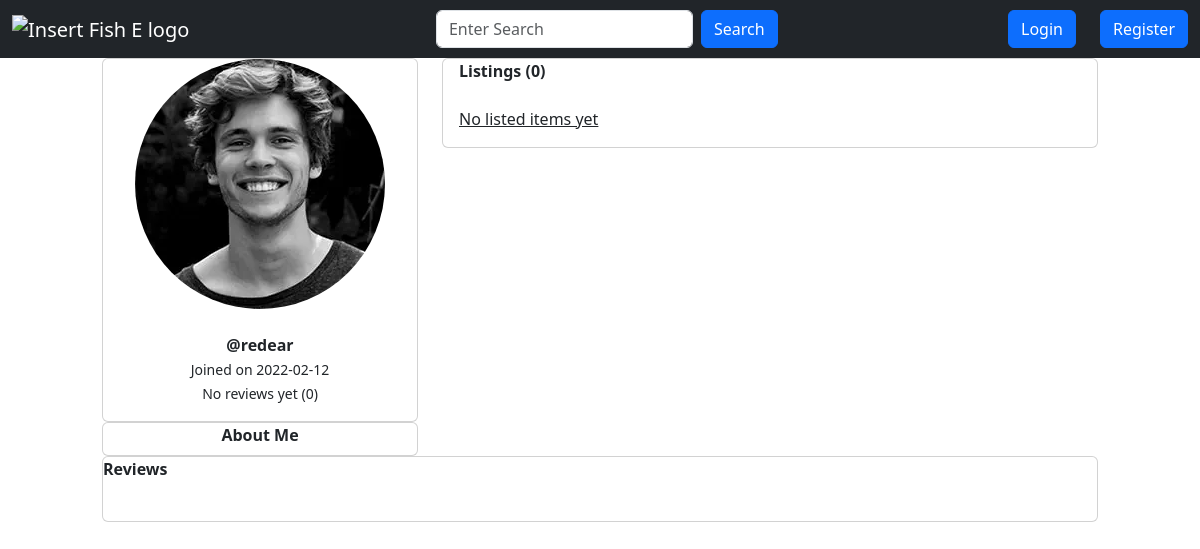
/profile/2, run on an earlier commit of the app's database.
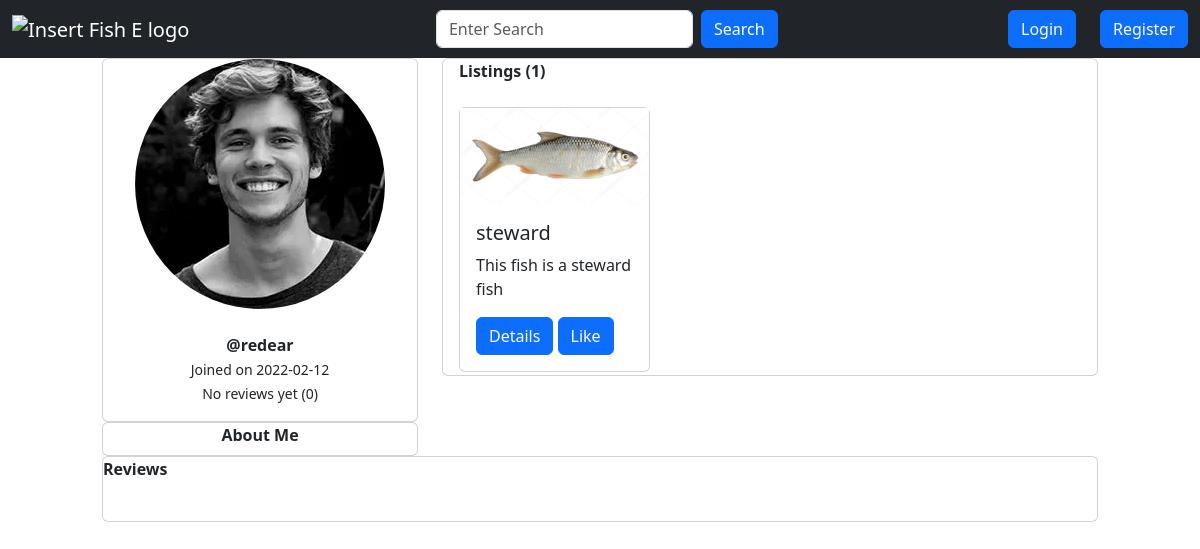
And on a later commit of the database.
### app.py (models this page shows, shortened)
class Item(db.Model):
    __searchable__ = ["name", "description"]
    id = db.Column(db.Integer, primary_key=True)
    user_id = db.Column(db.Integer, db.ForeignKey("user.id"), nullable=False)
    name = db.Column(db.String(100), nullable=False)
    description = db.Column(db.String(500), nullable=False)
    category = db.Column(db.String(20), nullable=True)
    base_price = db.Column(db.Float, nullable=False)
    image_file = db.Column(db.String(200), nullable=False, default="default.jpg")
    date_posted = db.Column(db.DateTime, nullable=False, default=datetime.utcnow)
    likes = db.relationship("ItemLike", backref="item", lazy=True)
    status = db.Column(
        db.String(10), nullable=False, default="available"
    )  # "available" or "sold"

### app.py (the view, shortened to what this page needs)
@app.route("/profile/<int:user_id>", methods=["GET", "POST"])
def render_profile(user_id):
    user = User.query.filter_by(id=user_id).first()
    search_form = SearchForm()
    pfp_form = ProfilePictureForm()
    username_form = UsernameForm()
    description_form = DescriptionForm()
    L_items = Item.query.filter_by(id=user.id, status="available").all()
    len_of_L_items = len(L_items)
    reviews = user.reviewed
    review_authors = [
        User.query.filter_by(id=review.user_id).first() for review in reviews
    ]
    reviews = list(zip(review_authors, reviews))
    if username_form.validate_on_submit():
        current_user.username = username_form.username.data
        db.session.commit()
        return redirect(url_for("render_profile"))
    if description_form.validate_on_submit():
        current_user.description = description_form.description.data
        db.session.commit()
        return redirect(url_for("render_profile"))
    return render_template(
        "profile.html",
        search_form=search_form,
        L_items=L_items,
        pfp_form=pfp_form,
        username_form=username_form,
        description_form=description_form,
        len_of_L_items=len_of_L_items,
        reviews=reviews,
        user=user,
    )

### app.py
class SearchForm(FlaskForm):
    search = StringField(
        validators=[DataRequired()], render_kw={"placeholder": "Enter Search"}
    )
    submit = SubmitField("Search")

class ProfilePictureForm(FlaskForm):
    image_file = FileField(
        "New Profile Picture",
        validators=[FileRequired(), FileAllowed(["jpg", "png"], "Images Only")],
    )
    apply = SubmitField("Apply")

### app.py (called while the page is built)
    @property
    def ratings(self):
        return len(self.reviewed)

    @property
    def rating(self):
        total = 0
        reviews = self.reviewed
        if reviews:
            for review in reviews:
                total += review.rating
            average = total / len(self.reviewed)
            return "{:.1f}".format(average)
        return "No reviews yet"

### templates/profile.html (shortened to what this page needs)
{% from 'bootstrap5/form.html' import render_field %}
{% from 'macros/item_card.html' import item_card %}
{% from 'macros/navbar.html' import navbar %}
{% from 'macros/review_card.html' import review_card %}
{% extends 'base.html' %}
{% block content %}
{{ navbar(search_form, current_user) }}
<div class="container">
    <div class="row mx-5">
        <div class="col-md-4">
            <div class="row">
                <div class="col">
                    <div class="card">
                        <div class="card-title text-center">
                            <img src="{{ url_for('static', filename='img/profile/' + user.image_file) }}" alt="pfp"
                                class="rounded-circle">
                            <br>
                        </div>
                        <div class="card-body text-center">
                            <strong>@{{ user.username }}</strong>
                            <br>
                            <small>Joined on {{
                                user.date_joined.date()
                                }}</small>
                            <br>
                            <small>
                                {{ user.rating }} ({{ user.ratings }})
                            </small>
                        </div>
                    </div>
                </div>
            </div>
            <div class="row">
                <div class="col">
                    <div class="card">
                        <div class="card-title text-center">
                            <strong>About Me</strong>
                            <br>
                        </div>
                    </div>
                </div>
            </div>
        </div>
        <div class="col-md-8">
            <div class="card" style="max-height: 80%;">
                <div class="card-title px-3">
                    <strong>Listings ({{ len_of_L_items }})</strong>
                </div>
                <div class="card-body overflow-scroll row">
                    {% if L_items %}
                    {% for item in L_items %}
                    <div class="col-md-4">
                        {{ item_card(item, current_user) }}
                    </div>
                    {% endfor %}
                    {% else %}
                    <u>No listed items yet</u>
                    <br>
                    {% endif %}
                </div>
            </div>
        </div>
    </div>
    <div class="row mx-5">
        <div class="col">
            <div class="card">
                <div class="card-title">
                    <strong>Reviews</strong>
                </div>
                <div class="card-body">
                </div>
            </div>
        </div>
    </div>
</div>
{% endblock content %}

### templates/macros/item_card.html
{% macro item_card(item, current_user) %}
<div class="card">
    <img src="{{ url_for('static', filename='img/fish/' + item.image_file) }}" alt="insert image"
        style="display: block; max-width: 100%; height: auto;">
    <div class="card-body">
        {% if item.status == "bought" %}
        <h5 class="card-title">{{ item.name }} <small>(bought)</small></h5>
        {% else %}
        <h5 class="card-title">{{ item.name }}</h5>
        {% endif %}
        <p class="card-text">{{ item.description }}</p>
        <a href="/item/{{ item.id }}" class="btn btn-primary">Details</a>
        {% if current_user.is_authenticated %}
        {% if not current_user.has_liked_item(item) %}
        <a href="{{ url_for('like_action', item_id=item.id, action='like') }}" class="btn btn-primary">Like</a>
        {% else %}
        <a href="{{ url_for('like_action', item_id=item.id, action='unlike') }}" class="btn btn-primary">Unlike</a>
        {% endif %}
        {% else %}
        <a href="{{ url_for('like_action', item_id=item.id, action='like') }}" class="btn btn-primary">Like</a>
        {% endif %}
    </div>
</div>
{% endmacro %}

What changed in the data, as far as the page shows it:
added Item: image_file (picture), name "steward", description "This fish is a steward fish"
Also different on the page:
{{ len_of_L_items }}: "0" → "1"
text no longer shown: "No listed items yet"
